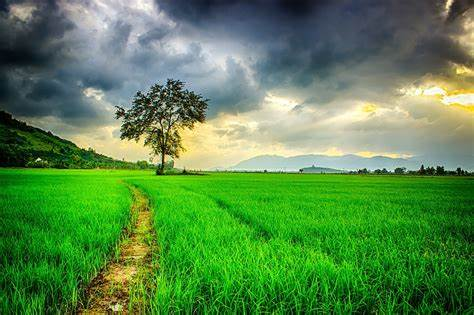
#> input picture yyy.png, 474 x 315 px
$ python Task2.py
#> lines starting #> are read from the running program, lines starting #| are printed output that depends on the picture
from PIL import Image

def encrypt_image(image, secret_key):
    # Get pixel data
    pixels = image.load()
    width, height = image.size

    # Encrypt each pixel using XOR with the secret key
    for y in range(height):
        for x in range(width):
            r, g, b = pixels[x, y]
            r ^= secret_key
            g ^= secret_key
            b ^= secret_key
            pixels[x, y] = (r, g, b)

    return image

def main():
    # Load an image (replace 'your_image.png' with the actual image file)
    input_image_path = 'yyy.png'
    original_image = Image.open(input_image_path)
#> original_image is the input picture: PIL image 474x315 RGB; mean R, G, B 88.2, 136.8, 75.4

    # Set a secret key (you can choose any integer value)
    secret_key = 42

    # Encrypt the image using XOR
    encrypted_image = encrypt_image(original_image, secret_key)
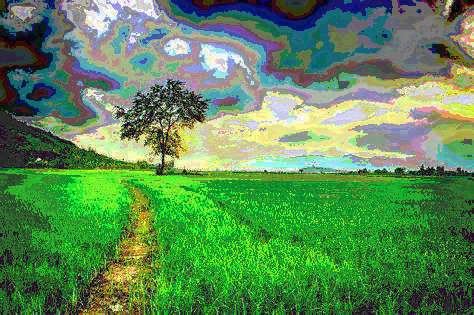
#> encrypted_image: PIL image 474x315 RGB; mean R, G, B 91.6, 138.9, 87

    # Save the encrypted image
    encrypted_image.save('encrypted_image.png')
    print("Image encrypted and saved as 'encrypted_image.png'.")

if __name__ == "__main__":
    main()
